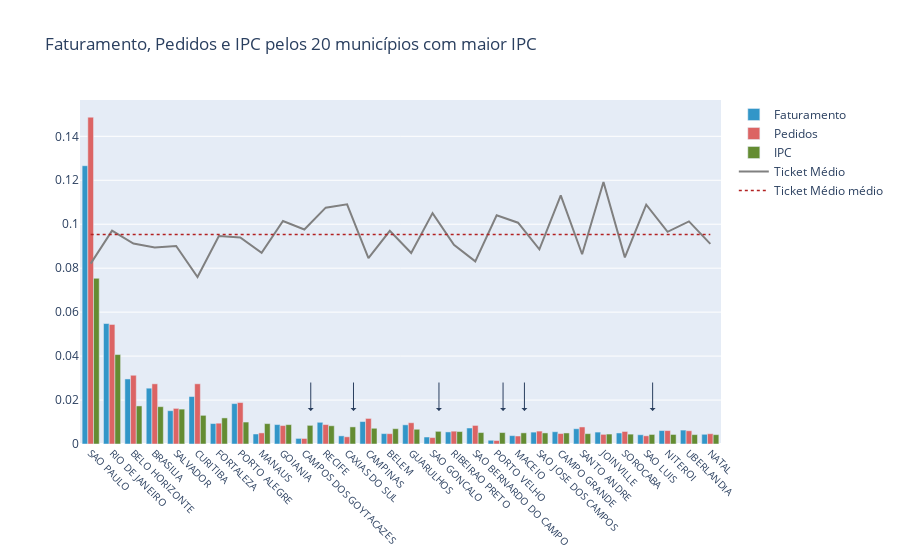

Write notebook code for a chart like this one.
### Markdown cell above
## Como é o Faturamento, quantidade de Pedidos e IPC pelos maiores municípios?

### Code cell


### Figure 1 — Plotly figure (JSON) as saved in the notebook; plotly's stock layout.template omitted (floating-point values rounded to 4 significant figures)
{"data": [{"hovertext": [6728356581, 2912107261, 1572507638, 1349453366, 805105468, 1147860222, 494067785, 976721194, 242010090, 469597421, 135106781, 524542330, 196893559, 542844713, 251085990, 463545772, 169193016, 291756800, 386927333, 89938340, 201886286, 287136667, 296737583, 369206760, 288262955, 266831581, 223777303, 324836296, 336462796, 234875347], "marker": {"color": "rgb(50, 150, 200)"}, "name": "Faturamento", "type": "bar", "x": ["SAO PAULO", "RIO DE JANEIRO", "BELO HORIZONTE", "BRASILIA", "SALVADOR", "CURITIBA", "FORTALEZA", "PORTO ALEGRE", "MANAUS", "GOIANIA", "CAMPOS DOS GOYTACAZES", "RECIFE", "CAXIAS DO SUL", "CAMPINAS", "BELEM", "GUARULHOS", "SAO GONCALO", "RIBEIRAO PRETO", "SAO BERNARDO DO CAMPO", "PORTO VELHO", "MACEIO", "SAO JOSE DOS CAMPOS", "CAMPO GRANDE", "SANTO ANDRE", "JOINVILLE", "SOROCABA", "SAO LUIS", "NITEROI", "UBERLANDIA", "NATAL"], "y": [0.1266, 0.05481, 0.02959, 0.0254, 0.01515, 0.0216, 0.009298, 0.01838, 0.004555, 0.008838, 0.002543, 0.009872, 0.003706, 0.01022, 0.004725, 0.008724, 0.003184, 0.005491, 0.007282, 0.001693, 0.003799, 0.005404, 0.005585, 0.006948, 0.005425, 0.005022, 0.004211, 0.006113, 0.006332, 0.00442]}, {"hovertext": [18220217, 6664975, 3832348, 3355494, 1985870, 3357100, 1160672, 2310577, 618604, 1028595, 307639, 1083853, 401285, 1425742, 575381, 1185069, 357903, 715543, 1034771, 192090, 445543, 720182, 582843, 950204, 537287, 698288, 456624, 747798, 738247, 573308], "marker": {"color": "rgb(220, 100, 100)"}, "name": "Pedidos", "type": "bar", "x": ["SAO PAULO", "RIO DE JANEIRO", "BELO HORIZONTE", "BRASILIA", "SALVADOR", "CURITIBA", "FORTALEZA", "PORTO ALEGRE", "MANAUS", "GOIANIA", "CAMPOS DOS GOYTACAZES", "RECIFE", "CAXIAS DO SUL", "CAMPINAS", "BELEM", "GUARULHOS", "SAO GONCALO", "RIBEIRAO PRETO", "SAO BERNARDO DO CAMPO", "PORTO VELHO", "MACEIO", "SAO JOSE DOS CAMPOS", "CAMPO GRANDE", "SANTO ANDRE", "JOINVILLE", "SOROCABA", "SAO LUIS", "NITEROI", "UBERLANDIA", "NATAL"], "y": [0.1487, 0.05439, 0.03128, 0.02738, 0.01621, 0.0274, 0.009472, 0.01886, 0.005049, 0.008395, 0.002511, 0.008845, 0.003275, 0.01164, 0.004696, 0.009672, 0.002921, 0.00584, 0.008445, 0.001568, 0.003636, 0.005878, 0.004757, 0.007755, 0.004385, 0.005699, 0.003727, 0.006103, 0.006025, 0.004679]}, {"hovertext": [361000000000.0, 194900000000.0, 82960000000.0, 81370000000.0, 76010000000.0, 62440000000.0, 56840000000.0, 47860000000.0, 44420000000.0, 42180000000.0, 40640000000.0, 39760000000.0, 37280000000.0, 34280000000.0, 33370000000.0, 32100000000.0, 27600000000.0, 27120000000.0, 24960000000.0, 24940000000.0, 24290000000.0, 24140000000.0, 24050000000.0, 22500000000.0, 21680000000.0, 21500000000.0, 20790000000.0, 20760000000.0, 20460000000.0, 20370000000.0], "marker": {"color": "rgb(100, 140, 50)"}, "name": "IPC", "type": "bar", "x": ["SAO PAULO", "RIO DE JANEIRO", "BELO HORIZONTE", "BRASILIA", "SALVADOR", "CURITIBA", "FORTALEZA", "PORTO ALEGRE", "MANAUS", "GOIANIA", "CAMPOS DOS GOYTACAZES", "RECIFE", "CAXIAS DO SUL", "CAMPINAS", "BELEM", "GUARULHOS", "SAO GONCALO", "RIBEIRAO PRETO", "SAO BERNARDO DO CAMPO", "PORTO VELHO", "MACEIO", "SAO JOSE DOS CAMPOS", "CAMPO GRANDE", "SANTO ANDRE", "JOINVILLE", "SOROCABA", "SAO LUIS", "NITEROI", "UBERLANDIA", "NATAL"], "y": [0.07539, 0.0407, 0.01732, 0.01699, 0.01587, 0.01304, 0.01187, 0.009994, 0.009276, 0.008808, 0.008487, 0.008304, 0.007784, 0.007157, 0.006968, 0.006702, 0.005763, 0.005663, 0.005211, 0.005207, 0.005072, 0.005041, 0.005021, 0.004699, 0.004528, 0.00449, 0.004342, 0.004335, 0.004273, 0.004254]}, {"hovertext": [369.3, 436.9, 410.3, 402.2, 405.4, 341.9, 425.7, 422.7, 391.2, 456.5, 439.2, 484.0, 490.7, 380.8, 436.4, 391.2, 472.7, 407.7, 373.9, 468.2, 453.1, 398.7, 509.1, 388.6, 536.5, 382.1, 490.1, 434.4, 455.8, 409.7], "marker": {"color": "gray"}, "name": "Ticket Médio", "type": "scatter", "x": ["SAO PAULO", "RIO DE JANEIRO", "BELO HORIZONTE", "BRASILIA", "SALVADOR", "CURITIBA", "FORTALEZA", "PORTO ALEGRE", "MANAUS", "GOIANIA", "CAMPOS DOS GOYTACAZES", "RECIFE", "CAXIAS DO SUL", "CAMPINAS", "BELEM", "GUARULHOS", "SAO GONCALO", "RIBEIRAO PRETO", "SAO BERNARDO DO CAMPO", "PORTO VELHO", "MACEIO", "SAO JOSE DOS CAMPOS", "CAMPO GRANDE", "SANTO ANDRE", "JOINVILLE", "SOROCABA", "SAO LUIS", "NITEROI", "UBERLANDIA", "NATAL"], "y": [0.08206, 0.09709, 0.09118, 0.08937, 0.09009, 0.07598, 0.09459, 0.09394, 0.08694, 0.1015, 0.09759, 0.1075, 0.109, 0.08461, 0.09697, 0.08692, 0.1051, 0.09061, 0.08309, 0.104, 0.1007, 0.0886, 0.1131, 0.08635, 0.1192, 0.08492, 0.1089, 0.09653, 0.1013, 0.09104]}, {"hovertext": [472.9, 472.9, 472.9, 472.9, 472.9, 472.9, 472.9, 472.9, 472.9, 472.9, 472.9, 472.9, 472.9, 472.9, 472.9, 472.9, 472.9, 472.9, 472.9, 472.9, 472.9, 472.9, 472.9, 472.9, 472.9, 472.9, 472.9], "line": {"color": "firebrick", "dash": "dot", "width": 1.5}, "marker": {"color": "gray"}, "name": "Ticket Médio médio", "type": "scatter", "x": ["SAO PAULO", "RIO DE JANEIRO", "BELO HORIZONTE", "BRASILIA", "SALVADOR", "CURITIBA", "FORTALEZA", "PORTO ALEGRE", "MANAUS", "GOIANIA", "CAMPOS DOS GOYTACAZES", "RECIFE", "CAXIAS DO SUL", "CAMPINAS", "BELEM", "GUARULHOS", "SAO GONCALO", "RIBEIRAO PRETO", "SAO BERNARDO DO CAMPO", "PORTO VELHO", "MACEIO", "SAO JOSE DOS CAMPOS", "CAMPO GRANDE", "SANTO ANDRE", "JOINVILLE", "SOROCABA", "SAO LUIS", "NITEROI", "UBERLANDIA", "NATAL"], "y": [0.0953, 0.0953, 0.0953, 0.0953, 0.0953, 0.0953, 0.0953, 0.0953, 0.0953, 0.0953, 0.0953, 0.0953, 0.0953, 0.0953, 0.0953, 0.0953, 0.0953, 0.0953, 0.0953, 0.0953, 0.0953, 0.0953, 0.0953, 0.0953, 0.0953, 0.0953, 0.0953, 0.0953, 0.0953, 0.0953]}], "layout": {"annotations": [{"arrowhead": 1, "ax": 0, "ay": -30, "showarrow": true, "text": "", "x": 10.3, "xref": "x", "y": 0.015, "yref": "y"}, {"arrowhead": 1, "ax": 0, "ay": -30, "showarrow": true, "text": "", "x": 12.3, "xref": "x", "y": 0.015, "yref": "y"}, {"arrowhead": 1, "ax": 0, "ay": -30, "showarrow": true, "text": "", "x": 16.3, "xref": "x", "y": 0.015, "yref": "y"}, {"arrowhead": 1, "ax": 0, "ay": -30, "showarrow": true, "text": "", "x": 19.3, "xref": "x", "y": 0.015, "yref": "y"}, {"arrowhead": 1, "ax": 0, "ay": -30, "showarrow": true, "text": "", "x": 20.3, "xref": "x", "y": 0.015, "yref": "y"}, {"arrowhead": 1, "ax": 0, "ay": -30, "showarrow": true, "text": "", "x": 26.3, "xref": "x", "y": 0.015, "yref": "y"}], "barmode": "group", "title": {"text": "Faturamento, Pedidos e IPC pelos 20 municípios com maior IPC"}, "xaxis": {"tickangle": 45, "tickfont": {"size": 10}}}}
